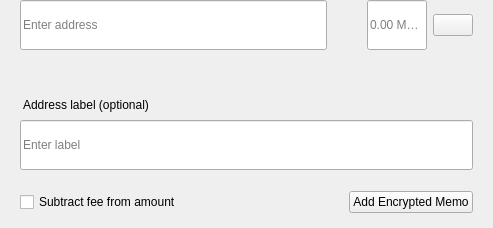
<?xml version="1.0" encoding="UTF-8"?>
<ui version="4.0">
 <class>SendMultiRow</class>
 <widget class="QWidget" name="SendMultiRow">
  <property name="geometry">
   <rect>
    <x>0</x>
    <y>0</y>
    <width>493</width>
    <height>228</height>
   </rect>
  </property>
  <property name="minimumSize">
   <size>
    <width>0</width>
    <height>0</height>
   </size>
  </property>
  <property name="maximumSize">
   <size>
    <width>16777215</width>
    <height>16777215</height>
   </size>
  </property>
  <property name="windowTitle">
   <string notr="true">N/A</string>
  </property>
  <layout class="QVBoxLayout" name="verticalLayout_3">
   <property name="spacing">
    <number>0</number>
   </property>
   <property name="leftMargin">
    <number>0</number>
   </property>
   <property name="topMargin">
    <number>0</number>
   </property>
   <property name="rightMargin">
    <number>20</number>
   </property>
   <property name="bottomMargin">
    <number>5</number>
   </property>
   <item alignment="Qt::AlignTop">
    <widget class="QWidget" name="widget" native="true">
     <property name="sizePolicy">
      <sizepolicy hsizetype="Expanding" vsizetype="Maximum">
       <horstretch>0</horstretch>
       <verstretch>0</verstretch>
      </sizepolicy>
     </property>
     <property name="minimumSize">
      <size>
       <width>0</width>
       <height>60</height>
      </size>
     </property>
     <property name="maximumSize">
      <size>
       <width>16777215</width>
       <height>85</height>
      </size>
     </property>
     <layout class="QHBoxLayout" name="horizontalLayout" stretch="6,0,2">
      <property name="spacing">
       <number>0</number>
      </property>
      <property name="leftMargin">
       <number>8</number>
      </property>
      <property name="topMargin">
       <number>0</number>
      </property>
      <property name="rightMargin">
       <number>0</number>
      </property>
      <property name="bottomMargin">
       <number>0</number>
      </property>
      <item alignment="Qt::AlignTop">
       <widget class="QStackedWidget" name="stackedAddress">
        <property name="minimumSize">
         <size>
          <width>0</width>
          <height>50</height>
         </size>
        </property>
        <property name="maximumSize">
         <size>
          <width>16777215</width>
          <height>50</height>
         </size>
        </property>
        <widget class="QWidget" name="page_4">
         <property name="sizePolicy">
          <sizepolicy hsizetype="Expanding" vsizetype="Preferred">
           <horstretch>0</horstretch>
           <verstretch>0</verstretch>
          </sizepolicy>
         </property>
         <property name="minimumSize">
          <size>
           <width>0</width>
           <height>50</height>
          </size>
         </property>
         <property name="maximumSize">
          <size>
           <width>16777215</width>
           <height>55</height>
          </size>
         </property>
         <layout class="QVBoxLayout" name="verticalLayout_7">
          <property name="spacing">
           <number>0</number>
          </property>
          <property name="leftMargin">
           <number>12</number>
          </property>
          <property name="topMargin">
           <number>0</number>
          </property>
          <property name="rightMargin">
           <number>0</number>
          </property>
          <property name="bottomMargin">
           <number>0</number>
          </property>
          <item>
           <widget class="QLineEdit" name="lineEditAddress">
            <property name="minimumSize">
             <size>
              <width>0</width>
              <height>50</height>
             </size>
            </property>
            <property name="maximumSize">
             <size>
              <width>16777215</width>
              <height>50</height>
             </size>
            </property>
            <property name="placeholderText">
             <string>Enter address</string>
            </property>
           </widget>
          </item>
         </layout>
        </widget>
        <widget class="QWidget" name="page_3"/>
       </widget>
      </item>
      <item>
       <spacer name="horizontalSpacer_3">
        <property name="orientation">
         <enum>Qt::Horizontal</enum>
        </property>
        <property name="sizeType">
         <enum>QSizePolicy::Fixed</enum>
        </property>
        <property name="sizeHint" stdset="0">
         <size>
          <width>40</width>
          <height>20</height>
         </size>
        </property>
       </spacer>
      </item>
      <item>
       <layout class="QHBoxLayout" name="horizontalLayout_2">
        <property name="spacing">
         <number>6</number>
        </property>
        <item alignment="Qt::AlignTop">
         <widget class="QLineEdit" name="lineEditAmount">
          <property name="sizePolicy">
           <sizepolicy hsizetype="Expanding" vsizetype="Preferred">
            <horstretch>0</horstretch>
            <verstretch>0</verstretch>
           </sizepolicy>
          </property>
          <property name="minimumSize">
           <size>
            <width>0</width>
            <height>50</height>
           </size>
          </property>
          <property name="maximumSize">
           <size>
            <width>16777215</width>
            <height>50</height>
           </size>
          </property>
          <property name="maxLength">
           <number>17</number>
          </property>
          <property name="alignment">
           <set>Qt::AlignLeading|Qt::AlignLeft|Qt::AlignVCenter</set>
          </property>
          <property name="placeholderText">
           <string notr="true">0.00 MARIA</string>
          </property>
         </widget>
        </item>
        <item>
         <layout class="QVBoxLayout" name="verticalLayout">
          <property name="topMargin">
           <number>14</number>
          </property>
          <property name="bottomMargin">
           <number>0</number>
          </property>
          <item alignment="Qt::AlignTop">
           <widget class="QPushButton" name="btnMenu">
            <property name="minimumSize">
             <size>
              <width>0</width>
              <height>0</height>
             </size>
            </property>
            <property name="maximumSize">
             <size>
              <width>16777215</width>
              <height>16777215</height>
             </size>
            </property>
            <property name="focusPolicy">
             <enum>Qt::NoFocus</enum>
            </property>
            <property name="text">
             <string/>
            </property>
           </widget>
          </item>
         </layout>
        </item>
       </layout>
      </item>
     </layout>
    </widget>
   </item>
   <item>
    <widget class="QWidget" name="layoutLabel" native="true">
     <property name="minimumSize">
      <size>
       <width>0</width>
       <height>0</height>
      </size>
     </property>
     <property name="maximumSize">
      <size>
       <width>16777215</width>
       <height>16777215</height>
      </size>
     </property>
     <layout class="QVBoxLayout" name="verticalLayout_9">
      <property name="spacing">
       <number>6</number>
      </property>
      <property name="leftMargin">
       <number>20</number>
      </property>
      <property name="topMargin">
       <number>0</number>
      </property>
      <property name="rightMargin">
       <number>0</number>
      </property>
      <property name="bottomMargin">
       <number>10</number>
      </property>
      <item>
       <spacer name="verticalSpacer">
        <property name="orientation">
         <enum>Qt::Vertical</enum>
        </property>
        <property name="sizeType">
         <enum>QSizePolicy::Fixed</enum>
        </property>
        <property name="sizeHint" stdset="0">
         <size>
          <width>20</width>
          <height>20</height>
         </size>
        </property>
       </spacer>
      </item>
      <item>
       <widget class="QLabel" name="labelSubtitleDescription">
        <property name="styleSheet">
         <string notr="true">margin-bottom:2px;
margin-left:0.05px;
padding:0px;</string>
        </property>
        <property name="text">
         <string>Address label (optional)</string>
        </property>
       </widget>
      </item>
      <item>
       <widget class="QLineEdit" name="lineEditDescription">
        <property name="minimumSize">
         <size>
          <width>0</width>
          <height>50</height>
         </size>
        </property>
        <property name="maximumSize">
         <size>
          <width>16777215</width>
          <height>50</height>
         </size>
        </property>
        <property name="placeholderText">
         <string>Enter label</string>
        </property>
       </widget>
      </item>
      <item>
       <spacer name="verticalSpacer_2">
        <property name="orientation">
         <enum>Qt::Vertical</enum>
        </property>
        <property name="sizeType">
         <enum>QSizePolicy::Fixed</enum>
        </property>
        <property name="sizeHint" stdset="0">
         <size>
          <width>20</width>
          <height>15</height>
         </size>
        </property>
       </spacer>
      </item>
      <item>
       <widget class="QWidget" name="containerMemo" native="true">
        <layout class="QHBoxLayout" name="horizontalLayout_5">
         <property name="leftMargin">
          <number>0</number>
         </property>
         <property name="topMargin">
          <number>0</number>
         </property>
         <property name="rightMargin">
          <number>0</number>
         </property>
         <property name="bottomMargin">
          <number>0</number>
         </property>
         <item>
          <widget class="QCheckBox" name="checkboxSubtractFeeFromAmount">
           <property name="toolTip">
            <string>The fee will be deducted from the amount being sent. The recipient will receive less MARIA than you enter in the amount field. If multiple recipients are selected, the fee is split equally.</string>
           </property>
           <property name="text">
            <string>Subtract fee from amount</string>
           </property>
          </widget>
         </item>
         <item>
          <spacer name="horizontalSpacer">
           <property name="orientation">
            <enum>Qt::Horizontal</enum>
           </property>
           <property name="sizeHint" stdset="0">
            <size>
             <width>40</width>
             <height>20</height>
            </size>
           </property>
          </spacer>
         </item>
         <item>
          <widget class="QPushButton" name="btnAddMemo">
           <property name="text">
            <string notr="true">Add Encrypted Memo</string>
           </property>
          </widget>
         </item>
        </layout>
       </widget>
      </item>
     </layout>
    </widget>
   </item>
  </layout>
 </widget>
 <resources/>
 <connections/>
</ui>
